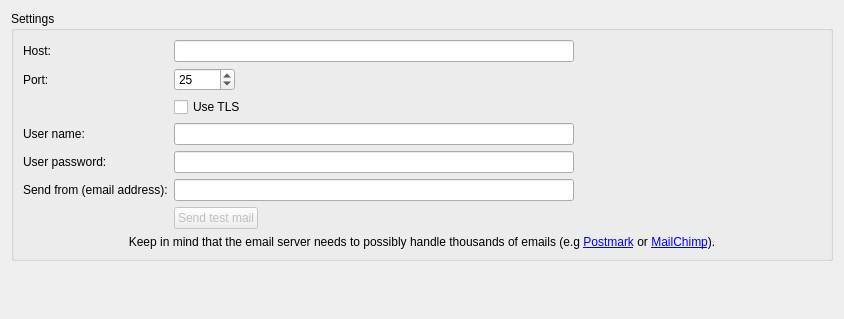
        <widget class="QWidget" name="tabMail">
         <attribute name="title">
          <string>Mail</string>
         </attribute>
         <layout class="QVBoxLayout" name="verticalLayout_14">
          <item>
           <widget class="QGroupBox" name="emailNotificationsBox">
            <property name="title">
             <string>Settings</string>
            </property>
            <layout class="QVBoxLayout" name="verticalLayout_8">
             <item>
              <layout class="QFormLayout" name="formLayout_4">
               <property name="fieldGrowthPolicy">
                <enum>QFormLayout::FieldsStayAtSizeHint</enum>
               </property>
               <item row="0" column="0">
                <widget class="QLabel" name="label_34">
                 <property name="text">
                  <string>Host:</string>
                 </property>
                </widget>
               </item>
               <item row="0" column="1">
                <widget class="QLineEdit" name="notificationHost">
                 <property name="minimumSize">
                  <size>
                   <width>400</width>
                   <height>0</height>
                  </size>
                 </property>
                </widget>
               </item>
               <item row="1" column="0">
                <widget class="QLabel" name="label_35">
                 <property name="text">
                  <string>Port:</string>
                 </property>
                </widget>
               </item>
               <item row="1" column="1">
                <widget class="QSpinBox" name="notificationPort">
                 <property name="minimum">
                  <number>1</number>
                 </property>
                 <property name="maximum">
                  <number>65535</number>
                 </property>
                 <property name="value">
                  <number>25</number>
                 </property>
                </widget>
               </item>
               <item row="2" column="1">
                <widget class="QCheckBox" name="notificationUseTLS">
                 <property name="text">
                  <string>Use TLS</string>
                 </property>
                </widget>
               </item>
               <item row="4" column="0">
                <widget class="QLabel" name="label_40">
                 <property name="text">
                  <string>User name:</string>
                 </property>
                </widget>
               </item>
               <item row="4" column="1">
                <widget class="QLineEdit" name="notificationUserName">
                 <property name="minimumSize">
                  <size>
                   <width>400</width>
                   <height>0</height>
                  </size>
                 </property>
                </widget>
               </item>
               <item row="5" column="0">
                <widget class="QLabel" name="label_41">
                 <property name="text">
                  <string>User password:</string>
                 </property>
                </widget>
               </item>
               <item row="5" column="1">
                <widget class="QLineEdit" name="notificationUserPassword">
                 <property name="minimumSize">
                  <size>
                   <width>400</width>
                   <height>0</height>
                  </size>
                 </property>
                 <property name="echoMode">
                  <enum>QLineEdit::Password</enum>
                 </property>
                </widget>
               </item>
               <item row="6" column="0">
                <widget class="QLabel" name="label_42">
                 <property name="text">
                  <string>Send from (email address):</string>
                 </property>
                </widget>
               </item>
               <item row="6" column="1">
                <widget class="QLineEdit" name="notificationSendFrom">
                 <property name="minimumSize">
                  <size>
                   <width>400</width>
                   <height>0</height>
                  </size>
                 </property>
                </widget>
               </item>
               <item row="7" column="0">
                <widget class="CircularProgressIndicator" name="testMailCircular" native="true">
                 <property name="minimumSize">
                  <size>
                   <width>20</width>
                   <height>20</height>
                  </size>
                 </property>
                </widget>
               </item>
               <item row="7" column="1">
                <widget class="QPushButton" name="testMail">
                 <property name="enabled">
                  <bool>false</bool>
                 </property>
                 <property name="sizePolicy">
                  <sizepolicy hsizetype="Preferred" vsizetype="Fixed">
                   <horstretch>0</horstretch>
                   <verstretch>0</verstretch>
                  </sizepolicy>
                 </property>
                 <property name="text">
                  <string>Send test mail</string>
                 </property>
                </widget>
               </item>
              </layout>
             </item>
             <item>
              <widget class="QLabel" name="lblEmailWarning">
               <property name="text">
                <string>Keep in mind that the email server needs to possibly handle thousands of emails (e.g &lt;a href=&quot;https://postmarkapp.com&quot;&gt;Postmark&lt;/a&gt; or &lt;a href=&quot;http://mailchimp.com&quot;&gt;MailChimp&lt;/a&gt;).</string>
               </property>
               <property name="alignment">
                <set>Qt::AlignCenter</set>
               </property>
               <property name="openExternalLinks">
                <bool>true</bool>
               </property>
              </widget>
             </item>
            </layout>
           </widget>
          </item>
          <item>
           <spacer name="verticalSpacer_5">
            <property name="orientation">
             <enum>Qt::Vertical</enum>
            </property>
            <property name="sizeHint" stdset="0">
             <size>
              <width>822</width>
              <height>47</height>
             </size>
            </property>
           </spacer>
          </item>
         </layout>
        </widget>
